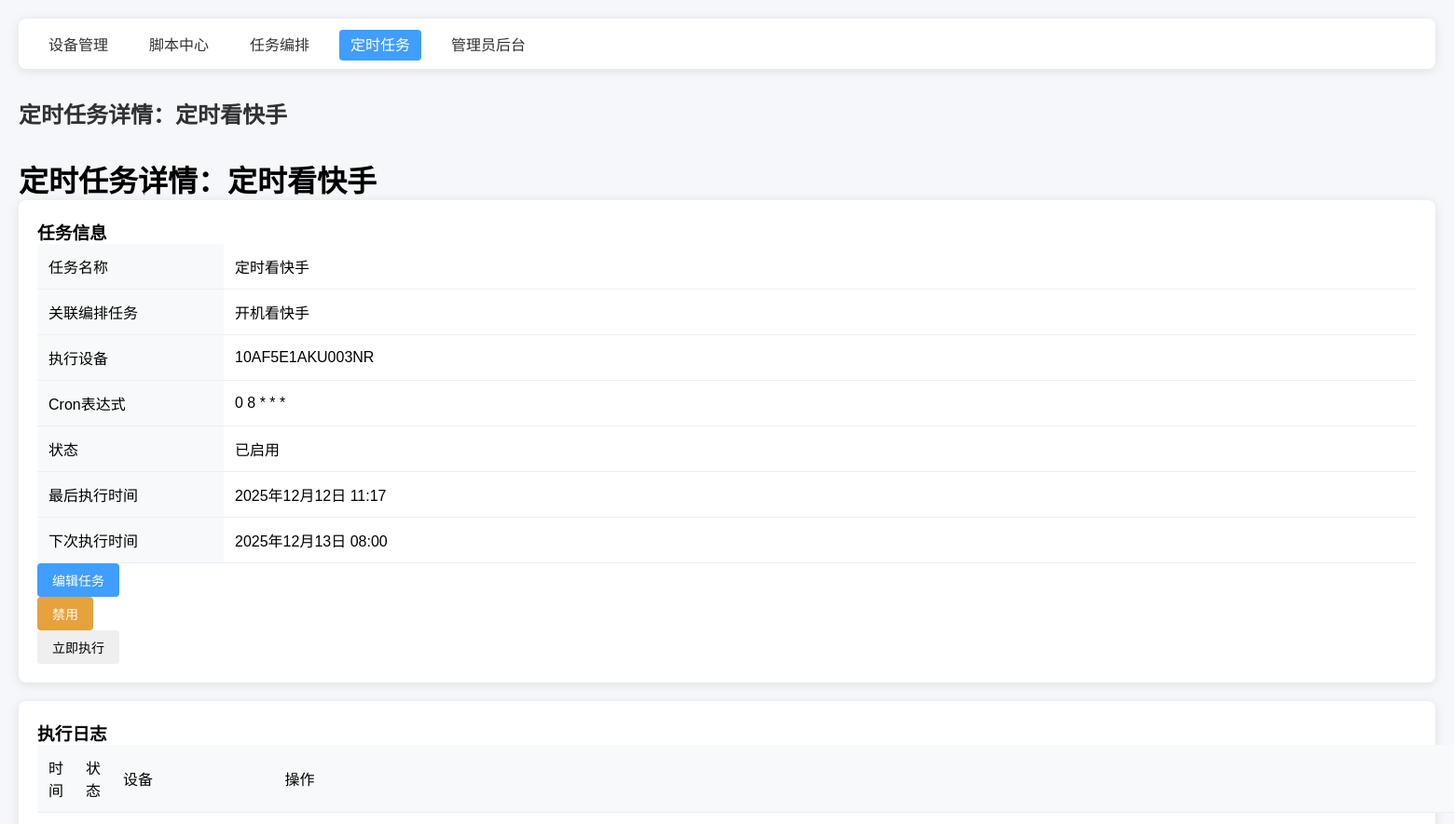
/scheduler/detail/1/ (upper part), run on an earlier commit of the app's database.
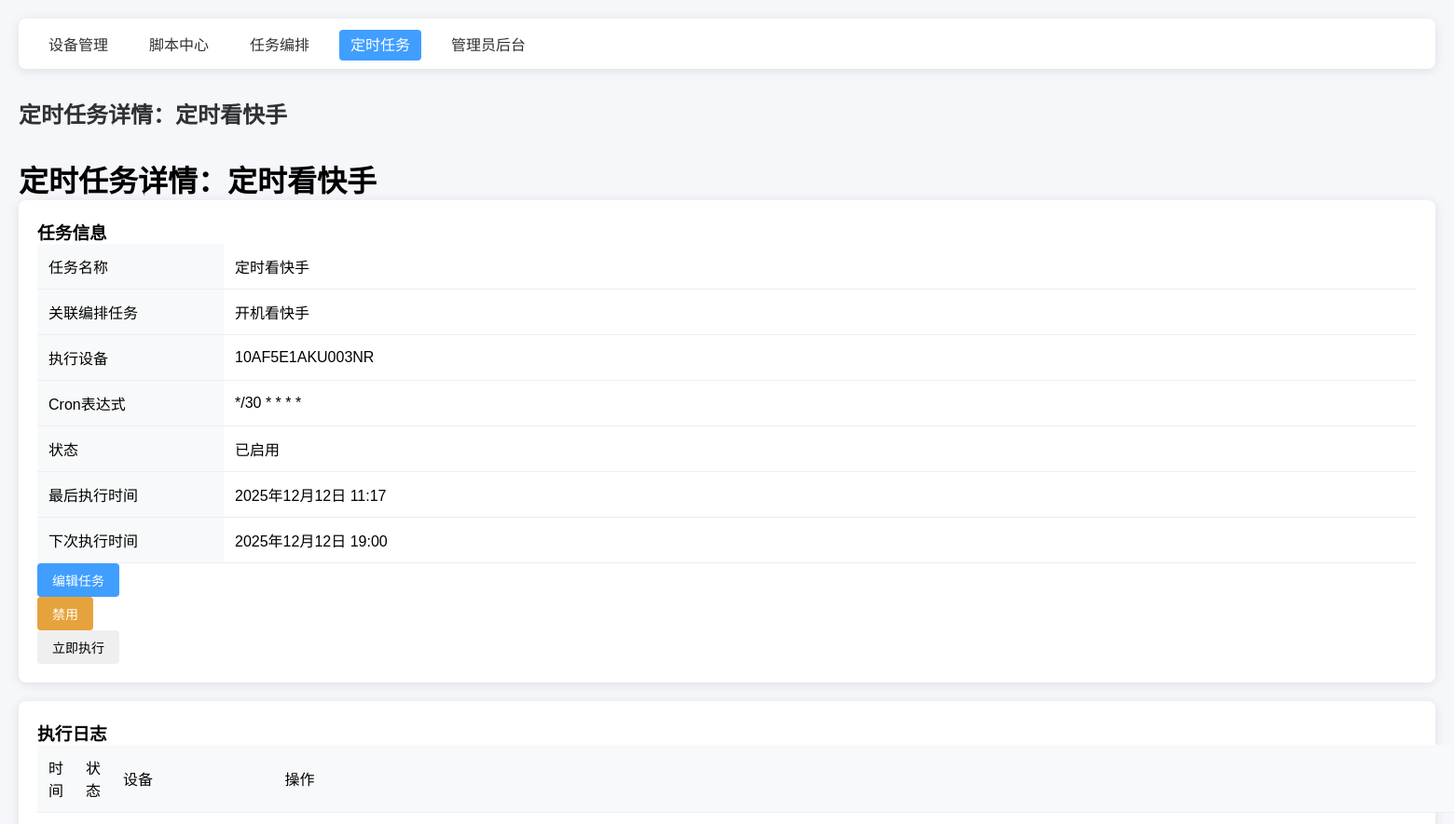
And on a later commit of the database.
### task_scheduler/models.py (models this page shows, shortened)
class ScheduleTask(models.Model):
    name = models.CharField("定时任务名称", max_length=100, unique=True)
    orchestration = models.ForeignKey(
        OrchestrationTask,
        on_delete=models.CASCADE,
        related_name="schedules",
        verbose_name="关联编排任务"
    )
    device = models.ForeignKey(
        ADBDevice,
        on_delete=models.SET_NULL,
        null=True,
        blank=True,
        verbose_name="指定执行设备",
        help_text="为空则自动选择在线设备"
    )
    cron_expression = models.CharField(
        "Cron表达式",
        max_length=100,
        default="0 0 * * *",
        help_text="格式：分 时 日 月 周，支持标准Cron语法。示例：<br/>"
                  "0 8 * * * → 每天8点执行<br/>"
                  "0 0 * * 1,3,5 → 每周一/三/五0点执行<br/>"
                  "0 12 1,15 * * → 每月1/15号12点执行<br/>"
                  "*/30 * * * * → 每30分钟执行一次"
    )
    is_active = models.BooleanField("是否启用", default=True)
    last_run_time = models.DateTimeField("最后执行时间", blank=True, null=True)
    next_run_time = models.DateTimeField("下次执行时间", blank=True, null=True)
    create_time = models.DateTimeField("创建时间", default=datetime.datetime.now)  # 改这里
    update_time = models.DateTimeField("更新时间", auto_now=True)
    class Meta:
        verbose_name = "定时任务"
        verbose_name_plural = "定时任务管理"
        ordering = ["-create_time"]

### task_orchestration/models.py (models this page shows, shortened)
class OrchestrationTask(models.Model):
    TASK_STATUS = (
        ("draft", "草稿"),
        ("active", "已激活"),
        ("disabled", "已禁用"),
    )
    name = models.CharField("编排任务名称", max_length=100, unique=True)
    description = models.TextField("描述", blank=True, null=True)
    status = models.CharField("状态", max_length=20, choices=TASK_STATUS, default="draft")
    create_time = models.DateTimeField("创建时间", default=timezone.now)
    update_time = models.DateTimeField("更新时间", auto_now=True)
    class Meta:
        verbose_name = "编排任务"
        verbose_name_plural = "编排任务管理"
        ordering = ["-create_time"]

### adb_manager/models.py (models this page shows, shortened)
class ADBDevice(BaseModel):
    device_name = models.CharField(
        "设备名称",
        max_length=50,
        help_text="如：游戏手机1"
    )
    device_ip = models.GenericIPAddressField(
        "设备IP",
        blank=True,
        null=True,
        help_text="局域网IP（序列号连接时可不填），如192.168.3.100"
    )
    device_port = models.IntegerField(
        "ADB端口",
        default=5555,
        blank=True,
        null=True,
        help_text="默认5555（序列号连接时可不填）"
    )
    device_serial = models.CharField(
        "设备序列号",
        max_length=100,
        blank=True,
        null=True,
        help_text="ADB设备序列号（优先使用），如10AF5E1AKU003NR或192.168.3.100:5555"
    )
    is_active = models.BooleanField("是否启用监控", default=True)
    user = models.ForeignKey(
        CustomUser,
        on_delete=models.SET_NULL,
        null=True,
        blank=True,
        verbose_name="关联用户",
        help_text="绑定该设备的用户（为空则所有用户可操作）"
    )
    class Meta:
        verbose_name = "ADB设备"
        verbose_name_plural = "ADB设备管理"
        unique_together = ("device_ip", "device_port")

### task_scheduler/views.py (the view)
# urls.py: path('detail/<int:schedule_id>/', views.ScheduleTaskDetailView.as_view(), name='detail'),
class ScheduleTaskDetailView(View):
    def get(self, request, schedule_id):
        schedule = get_object_or_404(ScheduleTask, id=schedule_id)
        logs = schedule.logs.all()[:100]
        orch_logs = []
        for log in logs:
            if log.orchestration_log_id:
                try:
                    from task_orchestration.models import OrchestrationLog
                    orch_log = OrchestrationLog.objects.get(id=log.orchestration_log_id)
                    log.orch_log = orch_log  # 给日志对象添加编排日志属性
                except Exception as e:
                    logger.error(f"获取编排日志失败：{str(e)}")
                    log.orch_log = None
            else:
                log.orch_log = None
        return render(request, "task_scheduler/schedule_detail.html", {
            "schedule": schedule,
            "logs": logs,
            "page_title": f"定时任务详情：{schedule.name}"
        })

### task_scheduler/templates/task_scheduler/schedule_detail.html (shortened to what this page needs)
{% extends "base.html" %}
{% block content %}
<h1>{{ page_title }}</h1>
<div class="card">
  <div class="card-header">
    <h3>任务信息</h3>
  </div>
  <div class="card-body">
    <table class="table table-borderless">
      <tr>
        <th width="200">任务名称</th>
        <td>{{ schedule.name }}</td>
      </tr>
      <tr>
        <th>关联编排任务</th>
        <td>{{ schedule.orchestration.name }}</td>
      </tr>
      <tr>
        <th>执行设备</th>
        <td>{{ schedule.device.device_name|default:"自动选择" }}</td>
      </tr>
      <tr>
        <th>Cron表达式</th>
        <td>{{ schedule.cron_expression }}</td>
      </tr>
      <tr>
        <th>状态</th>
        <td>
          {% if schedule.is_active %}
            <span class="badge bg-success">已启用</span>
          {% else %}
            <span class="badge bg-secondary">已禁用</span>
          {% endif %}
        </td>
      </tr>
      <tr>
        <th>最后执行时间</th>
        <td>{{ schedule.last_run_time|default:"从未执行" }}</td>
      </tr>
      <tr>
        <th>下次执行时间</th>
        <td>{{ schedule.next_run_time|default:"未计算" }}</td>
      </tr>
    </table>
    <div class="mt-3">
      <a href="{% url 'task_scheduler:edit' schedule.id %}" class="btn btn-primary">编辑任务</a>
      <form action="{% url 'task_scheduler:toggle' schedule.id %}" method="post" class="d-inline">
        <button type="submit" class="btn {% if schedule.is_active %}btn-warning{% else %}btn-success{% endif %}">
          {% if schedule.is_active %}禁用{% else %}启用{% endif %}
        </button>
      </form>
      <form action="{% url 'task_scheduler:execute' schedule.id %}" method="post" class="d-inline">
        <button type="submit" class="btn btn-info">立即执行</button>
      </form>
    </div>
  </div>
</div>
<div class="card mt-4">
  <div class="card-header">
    <h3>执行日志</h3>
  </div>
  <div class="card-body">
    <table class="table table-striped">
      <thead>
        <tr>
          <th>时间</th>
          <th>状态</th>
          <th>设备</th>
          <th>操作</th>
        </tr>
      </thead>
      <tbody>
        {% for log in logs %}
        <tr>
          <td>{{ log.create_time|date:"Y-m-d H:i:s" }}</td>
          <td>
          </td>
          <td>{{ log.device.device_name|default:"未知" }}</td>
          <td>
          </td>
        </tr>
        {% empty %}
        <tr>
          <td colspan="4" class="text-center">暂无执行日志</td>
        </tr>
        {% endfor %}
      </tbody>
    </table>
  </div>
</div>
{% endblock %}

What changed in the data, as far as the page shows it:
changed ScheduleTask "定时看快手": cron_expression "0 8 * * *" → "*/30 * * * *"; next_run_time "2025年12月13日 08:00" → "2025年12月12日 19:00"
